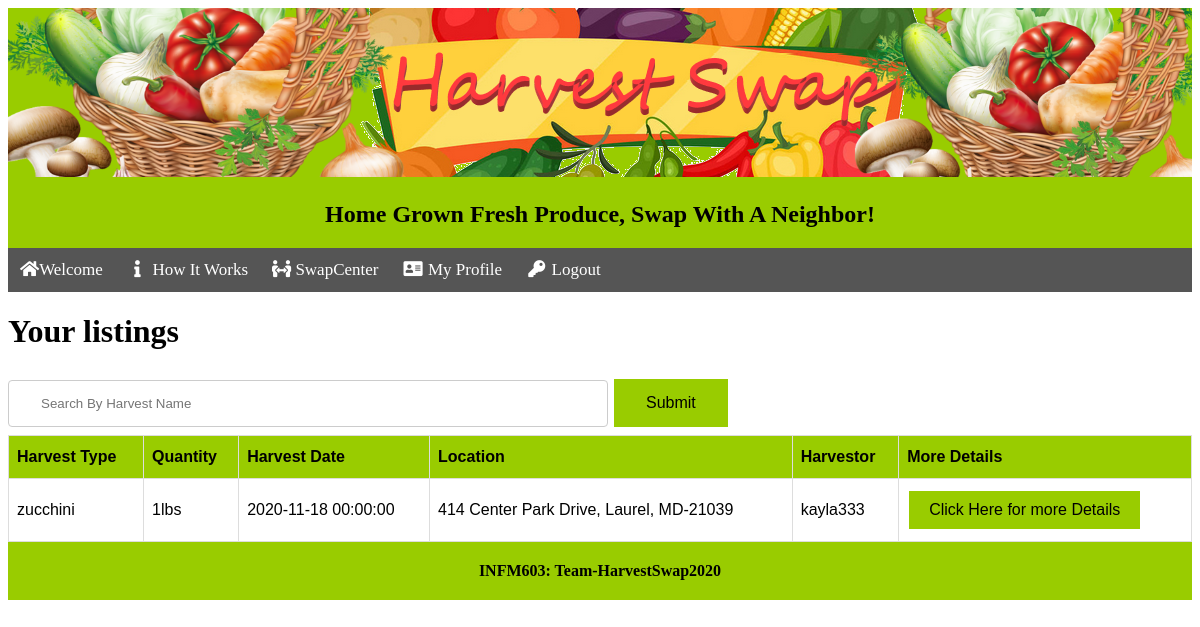
Screenshot of /HarvestSwap_12DEC/mylistings.php (signed in) with the database file from the repository.
### tables this page shows
CREATE TABLE harvest (
harvest_id INTEGER PRIMARY KEY AUTO_INCREMENT,
gardener_id INTEGER NOT NULL,
harvest_name TEXT NOT NULL,
harvest_image TEXT NOT NULL,
harvest_date DATETIME NOT NULL,
harvest_qty TEXT NOT NULL,
harvest_description TEXT NOT NULL,
FOREIGN KEY(gardener_id) REFERENCES gardener(gardener_id)


);

CREATE TABLE gardener (
gardener_id INTEGER PRIMARY KEY AUTO_INCREMENT,
gardener_user_name TEXT NOT NULL,
first_name TEXT NOT NULL,
last_name TEXT NOT NULL,
gardener_address TEXT NOT NULL,
email TEXT NOT NULL,
gardener_image TEXT NOT NULL,
gardener_bio TEXT,
gardener_password TEXT NOT NULL
);

### HarvestSwap_12DEC/mylistings.php (the view, shortened to what this page needs)
<?php
 include('includes/Header.php');
    $servername = "localhost";
    $dbname = "HarvestSwap";
    $username = "root";
    $password = "root";
    $conn = new mysqli($servername, $username, $password, $dbname);
?>
<h1 class= "placeholder">Your listings
    </h1>
    <form name="vegetable_lookup" method="GET" action="HarvestSwapResults.php">
      <input type="text" name="harvest_name" placeholder="Search By Harvest Name">
    <button class="button" type="submit">Submit</button>
    </form>
<table id=listing>
  <tr>
    <th>Harvest Type</th>
    <th>Quantity</th>
    <th>Harvest Date</th>
    <th>Location</th>
    <th>Harvestor</th>
    <th>More Details</th>
    </tr>
  <?php
     $harvestname = $_GET["harvest_name"];
     if (is_null($harvestname))
      {
$harvestname = "";
}
         $sql = "SELECT * FROM harvest join gardener on  gardener.gardener_id = harvest.gardener_id
         WHERE gardener_user_name = '".$_SESSION["gardener_user_name"]. "' and harvest_name LIKE CONCAT('%', ? , '%')";
   $stmt = $conn->prepare($sql);
    $stmt->bind_param("s", $harvestname);
    $stmt->execute();
    $result = $stmt->get_result();
    $rowcount=mysqli_num_rows($result);
    if ($rowcount==0){
      echo( "<tr>"."<td> No Records Found"."</td>"."</tr>");
    }
    else{
    while ($row = $result->fetch_assoc())
    {
      echo(
          " <form action=\"viewlisting.php\" method=\"get\">".
    "<tr>".
    "<td>".$row["harvest_name"]."</td>".
    "<td>".$row["harvest_qty"]."</td>".
    "<td>".$row["harvest_date"]."</td>".
    "<td>".$row["gardener_address"]."</td>".
    "<td>".$row["gardener_user_name"]."</td>".
    "<input type=\"hidden\" name=\"gardener_user_name\" value=\"".$row["gardener_user_name"]."\" >".
    "<input type=\"hidden\" name=\"harvest_id\" value=\"".$row["harvest_id"]."\" >".
    "<td><input type=\"submit\" value=\"Click Here for more Details\"></td>"
       ."</form>"
      );
     }
    }
          ?>
</table>
<?php
        include('includes/Footer.php');
?>

### HarvestSwap_12DEC/mylistings.php (style rules this page uses)
input[type=text], select { width: 600px; padding: 15px 32px; margin: 8px 0; display: inline-block; border: 1px solid #ccc; border-radius: 4px; box-sizing: border-box; }
.button { background-color: #99cc00; border: none; color: black; padding: 15px 32px; text-align: center; text-decoration: none; display: inline-block; font-size: 16px; margin: 4px 2px; cursor: pointer; }
input[type=submit], select { background-color: #99cc00; border: none; color: black; padding: 10px 20px; text-align: center; text-decoration: none; display: inline-block; font-size: 16px; margin: 4px 2px; cursor: pointer; }
#listing { font-family: Arial, Helvetica, sans-serif; border-collapse: collapse; width: 100%; }
#listing td, #listing th { border: 1px solid #ddd; padding: 8px; }
#listing th { padding-top: 12px; padding-bottom: 12px; text-align: left; background-color: #99cc00; color: black; }

### rows the page displays
harvest: harvest_name "zucchini", harvest_qty "1lbs", harvest_date "2020-11-18 00:00:00", gardener.gardener_address "414 Center Park Drive, Laurel, MD-21039", gardener.gardener_user_name "kayla333"
